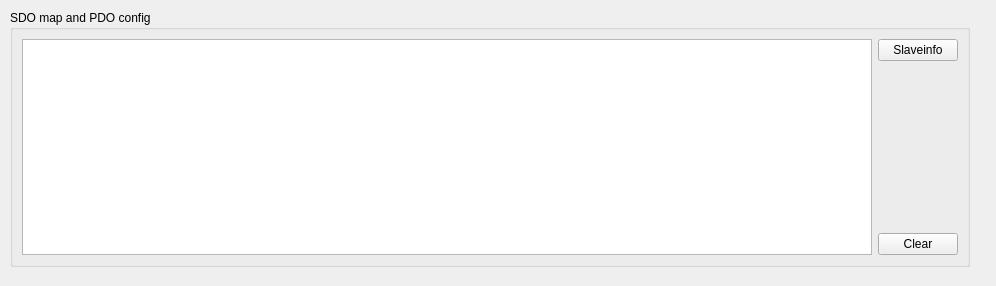
<?xml version="1.0" encoding="UTF-8"?>
<ui version="4.0">
 <class>tab_pdo_map</class>
 <widget class="QWidget" name="tab_pdo_map">
  <property name="geometry">
   <rect>
    <x>0</x>
    <y>0</y>
    <width>996</width>
    <height>286</height>
   </rect>
  </property>
  <property name="minimumSize">
   <size>
    <width>996</width>
    <height>286</height>
   </size>
  </property>
  <property name="maximumSize">
   <size>
    <width>996</width>
    <height>286</height>
   </size>
  </property>
  <property name="windowTitle">
   <string>Form</string>
  </property>
  <widget class="QGroupBox" name="groupBox">
   <property name="geometry">
    <rect>
     <x>10</x>
     <y>10</y>
     <width>960</width>
     <height>257</height>
    </rect>
   </property>
   <property name="minimumSize">
    <size>
     <width>960</width>
     <height>257</height>
    </size>
   </property>
   <property name="maximumSize">
    <size>
     <width>960</width>
     <height>257</height>
    </size>
   </property>
   <property name="title">
    <string>SDO map and PDO config</string>
   </property>
   <layout class="QHBoxLayout" name="horizontalLayout">
    <item>
     <widget class="QPlainTextEdit" name="plainTextSlaveinfo">
      <property name="enabled">
       <bool>true</bool>
      </property>
      <property name="readOnly">
       <bool>true</bool>
      </property>
     </widget>
    </item>
    <item>
     <layout class="QVBoxLayout" name="verticalLayout">
      <item>
       <widget class="QPushButton" name="btnSlaveinfo">
        <property name="text">
         <string>Slaveinfo</string>
        </property>
       </widget>
      </item>
      <item>
       <spacer name="verticalSpacer">
        <property name="orientation">
         <enum>Qt::Vertical</enum>
        </property>
        <property name="sizeHint" stdset="0">
         <size>
          <width>20</width>
          <height>108</height>
         </size>
        </property>
       </spacer>
      </item>
      <item>
       <widget class="QPushButton" name="btnClearPlain">
        <property name="text">
         <string>Clear</string>
        </property>
       </widget>
      </item>
     </layout>
    </item>
   </layout>
  </widget>
 </widget>
 <resources/>
 <connections/>
</ui>
